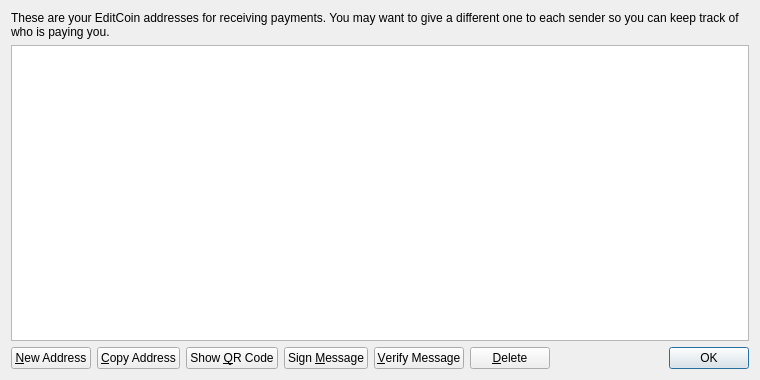
<?xml version="1.0" encoding="UTF-8"?>
<ui version="4.0">
 <class>AddressBookPage</class>
 <widget class="QWidget" name="AddressBookPage">
  <property name="geometry">
   <rect>
    <x>0</x>
    <y>0</y>
    <width>760</width>
    <height>380</height>
   </rect>
  </property>
  <property name="windowTitle">
   <string>Address Book</string>
  </property>
  <layout class="QVBoxLayout" name="verticalLayout">
   <item>
    <widget class="QLabel" name="labelExplanation">
     <property name="text">
      <string>These are your EditCoin addresses for receiving payments. You may want to give a different one to each sender so you can keep track of who is paying you.</string>
     </property>
     <property name="textFormat">
      <enum>Qt::PlainText</enum>
     </property>
     <property name="wordWrap">
      <bool>true</bool>
     </property>
    </widget>
   </item>
   <item>
    <widget class="QTableView" name="tableView">
     <property name="contextMenuPolicy">
      <enum>Qt::CustomContextMenu</enum>
     </property>
     <property name="toolTip">
      <string>Double-click to edit address or label</string>
     </property>
     <property name="tabKeyNavigation">
      <bool>false</bool>
     </property>
     <property name="alternatingRowColors">
      <bool>true</bool>
     </property>
     <property name="selectionMode">
      <enum>QAbstractItemView::SingleSelection</enum>
     </property>
     <property name="selectionBehavior">
      <enum>QAbstractItemView::SelectRows</enum>
     </property>
     <property name="sortingEnabled">
      <bool>true</bool>
     </property>
     <attribute name="verticalHeaderVisible">
      <bool>false</bool>
     </attribute>
    </widget>
   </item>
   <item>
    <layout class="QHBoxLayout" name="horizontalLayout">
     <item>
      <widget class="QPushButton" name="newAddressButton">
       <property name="toolTip">
        <string>Create a new address</string>
       </property>
       <property name="text">
        <string>&amp;New Address</string>
       </property>
       <property name="icon">
        <iconset resource="../bitcoin.qrc">
         <normaloff>:/icons/add</normaloff>:/icons/add</iconset>
       </property>
      </widget>
     </item>
     <item>
      <widget class="QPushButton" name="copyToClipboard">
       <property name="toolTip">
        <string>Copy the currently selected address to the system clipboard</string>
       </property>
       <property name="text">
        <string>&amp;Copy Address</string>
       </property>
       <property name="icon">
        <iconset resource="../bitcoin.qrc">
         <normaloff>:/icons/editcopy</normaloff>:/icons/editcopy</iconset>
       </property>
      </widget>
     </item>
     <item>
      <widget class="QPushButton" name="showQRCode">
       <property name="text">
        <string>Show &amp;QR Code</string>
       </property>
       <property name="icon">
        <iconset resource="../bitcoin.qrc">
         <normaloff>:/icons/qrcode</normaloff>:/icons/qrcode</iconset>
       </property>
      </widget>
     </item>
     <item>
      <widget class="QPushButton" name="signMessage">
       <property name="toolTip">
        <string>Sign a message to prove you own a EditCoin address</string>
       </property>
       <property name="text">
        <string>Sign &amp;Message</string>
       </property>
       <property name="icon">
        <iconset resource="../bitcoin.qrc">
         <normaloff>:/icons/edit</normaloff>:/icons/edit</iconset>
       </property>
      </widget>
     </item>
     <item>
      <widget class="QPushButton" name="verifyMessage">
       <property name="toolTip">
        <string>Verify a message to ensure it was signed with a specified EditCoin address</string>
       </property>
       <property name="text">
        <string>&amp;Verify Message</string>
       </property>
       <property name="icon">
        <iconset resource="../bitcoin.qrc">
         <normaloff>:/icons/transaction_0</normaloff>:/icons/transaction_0</iconset>
       </property>
      </widget>
     </item>
     <item>
      <widget class="QPushButton" name="deleteButton">
       <property name="toolTip">
        <string>Delete the currently selected address from the list</string>
       </property>
       <property name="text">
        <string>&amp;Delete</string>
       </property>
       <property name="icon">
        <iconset resource="../bitcoin.qrc">
         <normaloff>:/icons/remove</normaloff>:/icons/remove</iconset>
       </property>
      </widget>
     </item>
     <item>
      <spacer name="horizontalSpacer">
       <property name="orientation">
        <enum>Qt::Horizontal</enum>
       </property>
       <property name="sizeHint" stdset="0">
        <size>
         <width>40</width>
         <height>20</height>
        </size>
       </property>
      </spacer>
     </item>
     <item>
      <widget class="QDialogButtonBox" name="buttonBox">
       <property name="sizePolicy">
        <sizepolicy hsizetype="Maximum" vsizetype="Fixed">
         <horstretch>0</horstretch>
         <verstretch>0</verstretch>
        </sizepolicy>
       </property>
       <property name="standardButtons">
        <set>QDialogButtonBox::Ok</set>
       </property>
      </widget>
     </item>
    </layout>
   </item>
  </layout>
 </widget>
 <resources>
  <include location="../bitcoin.qrc"/>
 </resources>
 <connections/>
</ui>
